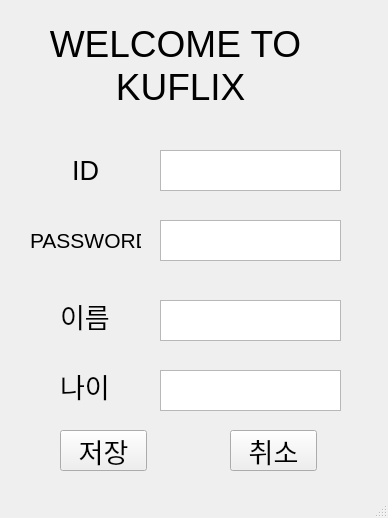
<?xml version="1.0" encoding="UTF-8"?>
<ui version="4.0">
 <class>Join</class>
 <widget class="QMainWindow" name="Join">
  <property name="geometry">
   <rect>
    <x>0</x>
    <y>0</y>
    <width>388</width>
    <height>518</height>
   </rect>
  </property>
  <property name="windowTitle">
   <string>Join</string>
  </property>
  <widget class="QWidget" name="centralwidget">
   <widget class="QLabel" name="welcome">
    <property name="geometry">
     <rect>
      <x>20</x>
      <y>20</y>
      <width>311</width>
      <height>91</height>
     </rect>
    </property>
    <property name="font">
     <font>
      <pointsize>28</pointsize>
     </font>
    </property>
    <property name="text">
     <string>WELCOME TO
 KUFLIX</string>
    </property>
    <property name="alignment">
     <set>Qt::AlignCenter</set>
    </property>
   </widget>
   <widget class="QLabel" name="joinID">
    <property name="geometry">
     <rect>
      <x>60</x>
      <y>160</y>
      <width>51</width>
      <height>21</height>
     </rect>
    </property>
    <property name="font">
     <font>
      <pointsize>20</pointsize>
     </font>
    </property>
    <property name="text">
     <string>ID</string>
    </property>
    <property name="alignment">
     <set>Qt::AlignCenter</set>
    </property>
   </widget>
   <widget class="QLabel" name="joinPASSWD">
    <property name="geometry">
     <rect>
      <x>30</x>
      <y>230</y>
      <width>111</width>
      <height>21</height>
     </rect>
    </property>
    <property name="font">
     <font>
      <pointsize>16</pointsize>
     </font>
    </property>
    <property name="text">
     <string>PASSWORD</string>
    </property>
   </widget>
   <widget class="QLabel" name="joinName">
    <property name="geometry">
     <rect>
      <x>60</x>
      <y>300</y>
      <width>51</width>
      <height>31</height>
     </rect>
    </property>
    <property name="font">
     <font>
      <pointsize>20</pointsize>
     </font>
    </property>
    <property name="text">
     <string>이름</string>
    </property>
   </widget>
   <widget class="QLabel" name="joinAge">
    <property name="geometry">
     <rect>
      <x>60</x>
      <y>370</y>
      <width>51</width>
      <height>31</height>
     </rect>
    </property>
    <property name="font">
     <font>
      <pointsize>20</pointsize>
     </font>
    </property>
    <property name="text">
     <string>나이</string>
    </property>
   </widget>
   <widget class="QPlainTextEdit" name="joinINPUTID">
    <property name="geometry">
     <rect>
      <x>160</x>
      <y>150</y>
      <width>181</width>
      <height>41</height>
     </rect>
    </property>
   </widget>
   <widget class="QPlainTextEdit" name="joinINPUTPASSWD">
    <property name="geometry">
     <rect>
      <x>160</x>
      <y>220</y>
      <width>181</width>
      <height>41</height>
     </rect>
    </property>
   </widget>
   <widget class="QPlainTextEdit" name="joinINPUTNAME">
    <property name="geometry">
     <rect>
      <x>160</x>
      <y>300</y>
      <width>181</width>
      <height>41</height>
     </rect>
    </property>
   </widget>
   <widget class="QPlainTextEdit" name="joinINPUTAGE">
    <property name="geometry">
     <rect>
      <x>160</x>
      <y>370</y>
      <width>181</width>
      <height>41</height>
     </rect>
    </property>
   </widget>
   <widget class="QPushButton" name="joinSave">
    <property name="geometry">
     <rect>
      <x>60</x>
      <y>430</y>
      <width>87</width>
      <height>41</height>
     </rect>
    </property>
    <property name="font">
     <font>
      <pointsize>20</pointsize>
     </font>
    </property>
    <property name="text">
     <string>저장</string>
    </property>
   </widget>
   <widget class="QPushButton" name="joinCancel">
    <property name="geometry">
     <rect>
      <x>230</x>
      <y>430</y>
      <width>87</width>
      <height>41</height>
     </rect>
    </property>
    <property name="font">
     <font>
      <pointsize>20</pointsize>
     </font>
    </property>
    <property name="text">
     <string>취소</string>
    </property>
   </widget>
  </widget>
  <widget class="QMenuBar" name="menubar">
   <property name="geometry">
    <rect>
     <x>0</x>
     <y>0</y>
     <width>388</width>
     <height>23</height>
    </rect>
   </property>
  </widget>
  <widget class="QStatusBar" name="statusbar"/>
 </widget>
 <resources/>
 <connections/>
</ui>
